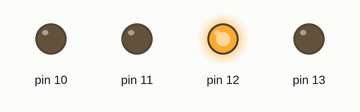
Simulated run of this sketch. Board: Arduino Uno, built with avr-gcc and run on an emulated ATmega328P. Parts: output pins drawn as LEDs (lit = HIGH).

Above: at 1.5 s.
At 3.5 s:
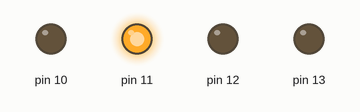
At 5.0 s:
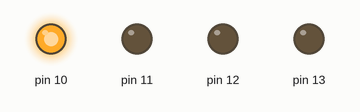
Timing chart, 0 to 7.8 s (numbered marks = the images above):
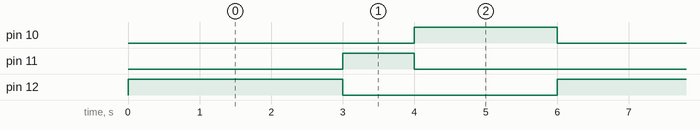

Measured:
- by itself, pin 10: alternates HIGH for 2.0 s and LOW for 4.0 s
- by itself, pin 11: alternates HIGH for 1.0 s and LOW for 5.0 s
- by itself, pin 12: alternates HIGH for 3.0 s and LOW for 3.0 s

The sketch:

TrafficLights.ino
```cpp
/*
 *
 */


void setup() {
  pinMode(13, OUTPUT);
  digitalWrite(13, LOW);
  pinMode(12, OUTPUT);
  pinMode(11, OUTPUT);
  pinMode(10, OUTPUT);
}

// the loop function runs over and over again forever
void loop() {
  digitalWrite(12, HIGH);    // turn the LED off by making the voltage LOW
  digitalWrite(11, LOW);    // turn the LED off by making the voltage LOW
  digitalWrite(10, LOW);   // turn the LED on (HIGH is the voltage level)
  delay(3000);              // wait for a second
  digitalWrite(12, LOW);    // turn the LED off by making the voltage LOW
  digitalWrite(11, HIGH);    // turn the LED off by making the voltage LOW
  digitalWrite(10, LOW);   // turn the LED on (HIGH is the voltage level)
  delay(1000);              // wait for a second
  digitalWrite(12, LOW);    // turn the LED off by making the voltage LOW
  digitalWrite(11, LOW);    // turn the LED off by making the voltage LOW
  digitalWrite(10, HIGH);   // turn the LED on (HIGH is the voltage level)
  delay(2000);              // wait for a second
}
```
